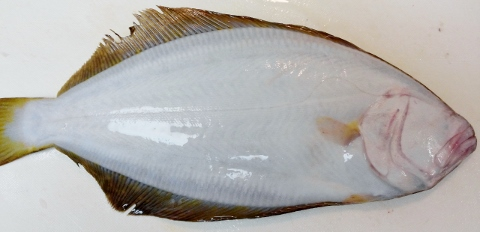
#> input picture hyojin2/raw_flatfish_train/sea1.jpeg, 480 x 232 px, given in place of sea_v1.jpeg, which was not available
$ python img_transform.py
#> lines starting #> are read from the running program, lines starting #| are printed output that depends on the picture; pictures that were not available may be replaced by others from this repository, and a replacement may not be noted
import cv2
import constant as const

def get_img(get_url, filename):
#> called with get_url = './raw_flatfish_val/', filename = 'sea_v1.jpeg'
    address = get_url + filename
    img = cv2.imread(address, cv2.IMREAD_GRAYSCALE)
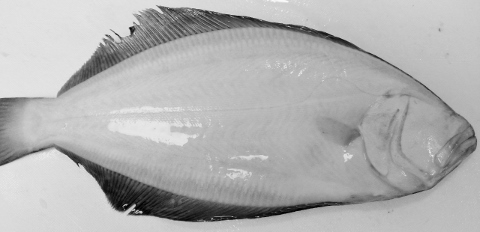
#> img: shape (232, 480); min 1, max 250, mean 176.8
    img = cv2.resize(img, dsize=(105, 105), interpolation=3)
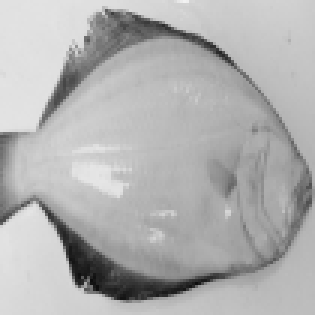
#> img: shape (105, 105) (shown 3 times larger); min 13, max 242, mean 176.8
    # [4 lines of commented-out code are left out]
    return img
def save_img(image, save_url, filename):
    address = save_url + filename
    cv2.imwrite(address, image)


if __name__=='__main__':
    # [19 lines of commented-out code are left out]
    for sea in const.SEA_V:
        img = get_img(const.raw_val_url, sea)
        save_img(img, const.sea_val_url, sea)
#> pass 2 of the loop `for sea in const.SEA_V:`:
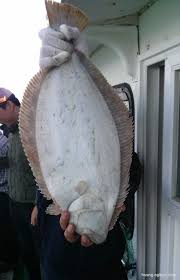
#> input picture hyojin2/raw_flatfish_train/sea2.jpeg, 180 x 280 px, given in place of sea_v2.jpeg, which was not available
#> in get_img (call 2), `img = cv2.resize(img, dsize=(105, 105), interpolation=3)`:
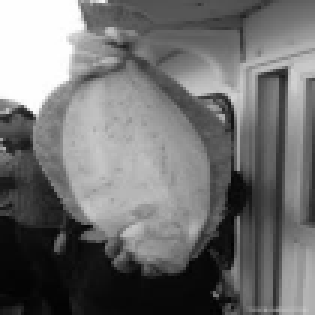
#> img: shape (105, 105) (shown 3 times larger); min 2, max 255, mean 112.3
#> (the run stopped early here; a loop or call above may not have finished)
